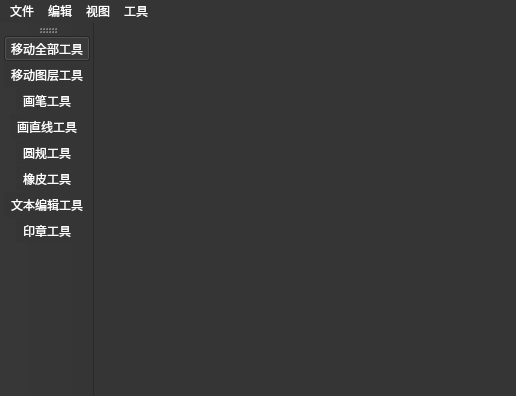
<?xml version="1.0" encoding="UTF-8"?>
<ui version="4.0">
 <class>MainWindow</class>
 <widget class="QMainWindow" name="MainWindow">
  <property name="geometry">
   <rect>
    <x>0</x>
    <y>0</y>
    <width>516</width>
    <height>396</height>
   </rect>
  </property>
  <property name="windowTitle">
   <string>东川图片编辑器</string>
  </property>
  <property name="windowIcon">
   <iconset resource="Resource/rc.qrc">
    <normaloff>:/AppIcon.png</normaloff>:/AppIcon.png</iconset>
  </property>
  <property name="styleSheet">
   <string notr="true">*
{
    background-color:rgb(53,53,53);
    selection-background-color:rgb(0,170,255);
    color:rgb(255,255,255);
    font: 12pt &quot;HarmonyOS Sans SC&quot;;
    font: 12pt &quot;楷体&quot;;
}

QTabBar::tab
{
    background-color:rgb(60,60,60);
    color:rgb(255,255,255);
}

QMenuBar::item:selected
{
    background-color:rgb(0,170,255);
}</string>
  </property>
  <widget class="QWidget" name="centralWidget"/>
  <widget class="QMenuBar" name="menuBar">
   <property name="geometry">
    <rect>
     <x>0</x>
     <y>0</y>
     <width>516</width>
     <height>17</height>
    </rect>
   </property>
   <widget class="QMenu" name="menuFile">
    <property name="title">
     <string>文件</string>
    </property>
    <addaction name="actionNew"/>
    <addaction name="actionOpen"/>
    <addaction name="separator"/>
    <addaction name="actionSave"/>
    <addaction name="actionExport"/>
    <addaction name="separator"/>
    <addaction name="actionPrint"/>
    <addaction name="separator"/>
    <addaction name="actionExit"/>
   </widget>
   <widget class="QMenu" name="menuView">
    <property name="title">
     <string>视图</string>
    </property>
    <addaction name="actionShrink"/>
    <addaction name="actionExpand"/>
    <addaction name="actionFitOnScreen"/>
    <addaction name="action100Per"/>
    <addaction name="actionMoveTo0"/>
   </widget>
   <widget class="QMenu" name="menuTools">
    <property name="title">
     <string>工具</string>
    </property>
    <addaction name="actionToolMoveAll"/>
    <addaction name="actionToolMoveLayer"/>
    <addaction name="separator"/>
    <addaction name="actionToolBrush"/>
    <addaction name="actionToolDrawLine"/>
    <addaction name="actionDrawCircle"/>
    <addaction name="actionToolEraser"/>
    <addaction name="separator"/>
    <addaction name="actionToolTextEditor"/>
    <addaction name="separator"/>
    <addaction name="actionToolSeal"/>
   </widget>
   <widget class="QMenu" name="menuEdit">
    <property name="title">
     <string>编辑</string>
    </property>
    <addaction name="actionUndo"/>
    <addaction name="actionRedo"/>
    <addaction name="separator"/>
    <addaction name="actionHorizontalFold"/>
    <addaction name="actionVerticalFold"/>
    <addaction name="separator"/>
    <addaction name="actionClockwiseRotation90Dgr"/>
    <addaction name="actionCounterClockwiseRotation90Dgr"/>
    <addaction name="actionClockwiseRotation180Dgr"/>
    <addaction name="actionClockwiseRotationAnyDgr"/>
    <addaction name="separator"/>
    <addaction name="actionFreeTransform"/>
   </widget>
   <widget class="QMenu" name="menuHide">
    <property name="enabled">
     <bool>true</bool>
    </property>
    <property name="title">
     <string> </string>
    </property>
    <addaction name="actionToolShrink"/>
    <addaction name="actionToolExpand"/>
   </widget>
   <addaction name="menuFile"/>
   <addaction name="menuEdit"/>
   <addaction name="menuView"/>
   <addaction name="menuTools"/>
   <addaction name="menuHide"/>
  </widget>
  <widget class="QToolBar" name="toolBar">
   <property name="windowTitle">
    <string>工具栏</string>
   </property>
   <attribute name="toolBarArea">
    <enum>LeftToolBarArea</enum>
   </attribute>
   <attribute name="toolBarBreak">
    <bool>false</bool>
   </attribute>
   <addaction name="actionToolMoveAll"/>
   <addaction name="actionToolMoveLayer"/>
   <addaction name="actionToolBrush"/>
   <addaction name="actionToolDrawLine"/>
   <addaction name="actionDrawCircle"/>
   <addaction name="actionToolEraser"/>
   <addaction name="actionToolTextEditor"/>
   <addaction name="actionToolSeal"/>
  </widget>
  <action name="actionNew">
   <property name="icon">
    <iconset resource="Resource/rc.qrc">
     <normaloff>:/ActionIcon/ActionNew.png</normaloff>:/ActionIcon/ActionNew.png</iconset>
   </property>
   <property name="text">
    <string>新建</string>
   </property>
   <property name="shortcut">
    <string>Ctrl+N</string>
   </property>
  </action>
  <action name="actionOpen">
   <property name="icon">
    <iconset resource="Resource/rc.qrc">
     <normaloff>:/ActionIcon/ActionOpen.png</normaloff>:/ActionIcon/ActionOpen.png</iconset>
   </property>
   <property name="text">
    <string>打开</string>
   </property>
   <property name="shortcut">
    <string>Ctrl+O</string>
   </property>
  </action>
  <action name="actionSave">
   <property name="icon">
    <iconset resource="Resource/rc.qrc">
     <normaloff>:/ActionIcon/ActionSave.png</normaloff>:/ActionIcon/ActionSave.png</iconset>
   </property>
   <property name="text">
    <string>保存</string>
   </property>
   <property name="shortcut">
    <string>Ctrl+S</string>
   </property>
  </action>
  <action name="actionExport">
   <property name="icon">
    <iconset resource="Resource/rc.qrc">
     <normaloff>:/ActionIcon/ActionExport.png</normaloff>:/ActionIcon/ActionExport.png</iconset>
   </property>
   <property name="text">
    <string>导出</string>
   </property>
   <property name="shortcut">
    <string>Ctrl+E</string>
   </property>
  </action>
  <action name="actionExit">
   <property name="icon">
    <iconset resource="Resource/rc.qrc">
     <normaloff>:/ActionIcon/ActionExit.png</normaloff>:/ActionIcon/ActionExit.png</iconset>
   </property>
   <property name="text">
    <string>退出</string>
   </property>
   <property name="shortcut">
    <string>Ctrl+Q</string>
   </property>
  </action>
  <action name="actionShrink">
   <property name="icon">
    <iconset resource="Resource/rc.qrc">
     <normaloff>:/ActionIcon/ActionShrink.png</normaloff>:/ActionIcon/ActionShrink.png</iconset>
   </property>
   <property name="text">
    <string>缩小</string>
   </property>
   <property name="shortcut">
    <string>Ctrl+-</string>
   </property>
  </action>
  <action name="actionExpand">
   <property name="icon">
    <iconset resource="Resource/rc.qrc">
     <normaloff>:/ActionIcon/ActionExpand.png</normaloff>:/ActionIcon/ActionExpand.png</iconset>
   </property>
   <property name="text">
    <string>放大</string>
   </property>
   <property name="shortcut">
    <string>Ctrl+=</string>
   </property>
  </action>
  <action name="actionToolMoveAll">
   <property name="checkable">
    <bool>true</bool>
   </property>
   <property name="checked">
    <bool>true</bool>
   </property>
   <property name="icon">
    <iconset resource="Resource/rc.qrc">
     <normaloff>:/ToolIcon/MoveAll.png</normaloff>
     <normalon>:/ToolIcon/MoveAll1.png</normalon>:/ToolIcon/MoveAll.png</iconset>
   </property>
   <property name="text">
    <string>移动全部工具</string>
   </property>
   <property name="toolTip">
    <string>&lt;html&gt;&lt;head/&gt;&lt;body&gt;&lt;p&gt;&lt;span style=&quot; color:#000000;&quot;&gt;移动全部工具&lt;/span&gt;&lt;/p&gt;&lt;/body&gt;&lt;/html&gt;</string>
   </property>
   <property name="shortcut">
    <string>Space</string>
   </property>
  </action>
  <action name="actionToolMoveLayer">
   <property name="checkable">
    <bool>true</bool>
   </property>
   <property name="icon">
    <iconset resource="Resource/rc.qrc">
     <normaloff>:/ToolIcon/MoveLayer.png</normaloff>
     <normalon>:/ToolIcon/MoveLayer1.png</normalon>:/ToolIcon/MoveLayer.png</iconset>
   </property>
   <property name="text">
    <string>移动图层工具</string>
   </property>
   <property name="toolTip">
    <string>&lt;html&gt;&lt;head/&gt;&lt;body&gt;&lt;p&gt;&lt;span style=&quot; color:#000000;&quot;&gt;移动图层工具&lt;/span&gt;&lt;/p&gt;&lt;/body&gt;&lt;/html&gt;</string>
   </property>
   <property name="shortcut">
    <string>M</string>
   </property>
  </action>
  <action name="actionToolBrush">
   <property name="checkable">
    <bool>true</bool>
   </property>
   <property name="icon">
    <iconset resource="Resource/rc.qrc">
     <normaloff>:/ToolIcon/Brush.png</normaloff>
     <normalon>:/ToolIcon/Brush1.png</normalon>:/ToolIcon/Brush.png</iconset>
   </property>
   <property name="text">
    <string>画笔工具</string>
   </property>
   <property name="toolTip">
    <string>&lt;html&gt;&lt;head/&gt;&lt;body&gt;&lt;p&gt;&lt;span style=&quot; color:#000000;&quot;&gt;画笔工具&lt;/span&gt;&lt;/p&gt;&lt;/body&gt;&lt;/html&gt;</string>
   </property>
   <property name="shortcut">
    <string>B</string>
   </property>
  </action>
  <action name="actionToolEraser">
   <property name="checkable">
    <bool>true</bool>
   </property>
   <property name="icon">
    <iconset resource="Resource/rc.qrc">
     <normaloff>:/ToolIcon/Eraser.png</normaloff>
     <normalon>:/ToolIcon/Eraser1.png</normalon>:/ToolIcon/Eraser.png</iconset>
   </property>
   <property name="text">
    <string>橡皮工具</string>
   </property>
   <property name="toolTip">
    <string>&lt;html&gt;&lt;head/&gt;&lt;body&gt;&lt;p&gt;&lt;span style=&quot; color:#000000;&quot;&gt;橡皮工具&lt;/span&gt;&lt;/p&gt;&lt;/body&gt;&lt;/html&gt;</string>
   </property>
   <property name="shortcut">
    <string>E</string>
   </property>
  </action>
  <action name="actionToolTextEditor">
   <property name="checkable">
    <bool>true</bool>
   </property>
   <property name="icon">
    <iconset resource="Resource/rc.qrc">
     <normaloff>:/ToolIcon/TextEditor.png</normaloff>
     <normalon>:/ToolIcon/TextEditor1.png</normalon>:/ToolIcon/TextEditor.png</iconset>
   </property>
   <property name="text">
    <string>文本编辑工具</string>
   </property>
   <property name="toolTip">
    <string>&lt;html&gt;&lt;head/&gt;&lt;body&gt;&lt;p&gt;&lt;span style=&quot; color:#000000;&quot;&gt;文本编辑工具&lt;/span&gt;&lt;/p&gt;&lt;/body&gt;&lt;/html&gt;</string>
   </property>
   <property name="shortcut">
    <string>T</string>
   </property>
  </action>
  <action name="actionToolSeal">
   <property name="checkable">
    <bool>true</bool>
   </property>
   <property name="icon">
    <iconset resource="Resource/rc.qrc">
     <normaloff>:/ToolIcon/Seal.png</normaloff>
     <normalon>:/ToolIcon/Seal1.png</normalon>:/ToolIcon/Seal.png</iconset>
   </property>
   <property name="text">
    <string>印章工具</string>
   </property>
   <property name="toolTip">
    <string>&lt;html&gt;&lt;head/&gt;&lt;body&gt;&lt;p&gt;&lt;span style=&quot;color:#000000;&quot;&gt;印章工具&lt;/span&gt;&lt;/p&gt;&lt;/body&gt;&lt;/html&gt;</string>
   </property>
   <property name="shortcut">
    <string>S</string>
   </property>
  </action>
  <action name="actionFitOnScreen">
   <property name="icon">
    <iconset resource="Resource/rc.qrc">
     <normaloff>:/ActionIcon/ActionFitOnScreen.png</normaloff>:/ActionIcon/ActionFitOnScreen.png</iconset>
   </property>
   <property name="text">
    <string>按屏幕大小缩放</string>
   </property>
   <property name="shortcut">
    <string>Ctrl+0</string>
   </property>
  </action>
  <action name="action100Per">
   <property name="icon">
    <iconset resource="Resource/rc.qrc">
     <normaloff>:/ActionIcon/Action100Per.png</normaloff>:/ActionIcon/Action100Per.png</iconset>
   </property>
   <property name="text">
    <string>100%</string>
   </property>
   <property name="shortcut">
    <string>Ctrl+1</string>
   </property>
  </action>
  <action name="actionMoveTo0">
   <property name="icon">
    <iconset resource="Resource/rc.qrc">
     <normaloff>:/ActionIcon/ActionMoveTo0.png</normaloff>:/ActionIcon/ActionMoveTo0.png</iconset>
   </property>
   <property name="text">
    <string>回到原位</string>
   </property>
   <property name="shortcut">
    <string>Ctrl+Alt+O</string>
   </property>
  </action>
  <action name="actionFreeTransform">
   <property name="icon">
    <iconset resource="Resource/rc.qrc">
     <normaloff>:/ActionIcon/ActionFreeTransform.png</normaloff>:/ActionIcon/ActionFreeTransform.png</iconset>
   </property>
   <property name="text">
    <string>自由变换</string>
   </property>
   <property name="shortcut">
    <string>Ctrl+T</string>
   </property>
  </action>
  <action name="actionUndo">
   <property name="icon">
    <iconset resource="Resource/rc.qrc">
     <normaloff>:/ActionIcon/ActionUndo.png</normaloff>:/ActionIcon/ActionUndo.png</iconset>
   </property>
   <property name="text">
    <string>撤销</string>
   </property>
   <property name="shortcut">
    <string>Ctrl+Z</string>
   </property>
  </action>
  <action name="actionRedo">
   <property name="icon">
    <iconset resource="Resource/rc.qrc">
     <normaloff>:/ActionIcon/ActionRedo.png</normaloff>:/ActionIcon/ActionRedo.png</iconset>
   </property>
   <property name="text">
    <string>恢复</string>
   </property>
   <property name="shortcut">
    <string>Ctrl+Y</string>
   </property>
  </action>
  <action name="actionHorizontalFold">
   <property name="icon">
    <iconset resource="Resource/rc.qrc">
     <normaloff>:/ActionIcon/HorizontalFold.png</normaloff>:/ActionIcon/HorizontalFold.png</iconset>
   </property>
   <property name="text">
    <string>水平翻折</string>
   </property>
   <property name="shortcut">
    <string>Ctrl+Alt+H</string>
   </property>
  </action>
  <action name="actionVerticalFold">
   <property name="icon">
    <iconset resource="Resource/rc.qrc">
     <normaloff>:/ActionIcon/VerticalFold.png</normaloff>:/ActionIcon/VerticalFold.png</iconset>
   </property>
   <property name="text">
    <string>垂直翻折</string>
   </property>
   <property name="shortcut">
    <string>Ctrl+Alt+V</string>
   </property>
  </action>
  <action name="actionClockwiseRotation90Dgr">
   <property name="icon">
    <iconset resource="Resource/rc.qrc">
     <normaloff>:/ActionIcon/ClockwiseRotation90Dgr.png</normaloff>:/ActionIcon/ClockwiseRotation90Dgr.png</iconset>
   </property>
   <property name="text">
    <string>顺时针旋转90°</string>
   </property>
  </action>
  <action name="actionCounterClockwiseRotation90Dgr">
   <property name="icon">
    <iconset resource="Resource/rc.qrc">
     <normaloff>:/ActionIcon/CounterClockwiseRotation90Dgr.png</normaloff>:/ActionIcon/CounterClockwiseRotation90Dgr.png</iconset>
   </property>
   <property name="text">
    <string>逆时针旋转90°</string>
   </property>
  </action>
  <action name="actionClockwiseRotation180Dgr">
   <property name="icon">
    <iconset resource="Resource/rc.qrc">
     <normaloff>:/ActionIcon/ClockwiseRotation180Dgr.png</normaloff>:/ActionIcon/ClockwiseRotation180Dgr.png</iconset>
   </property>
   <property name="text">
    <string>顺时针旋转180°</string>
   </property>
  </action>
  <action name="actionClockwiseRotationAnyDgr">
   <property name="icon">
    <iconset resource="Resource/rc.qrc">
     <normaloff>:/ActionIcon/ClockwiseRotationAnyDgr.png</normaloff>:/ActionIcon/ClockwiseRotationAnyDgr.png</iconset>
   </property>
   <property name="text">
    <string>任意旋转</string>
   </property>
  </action>
  <action name="actionToolDrawLine">
   <property name="checkable">
    <bool>true</bool>
   </property>
   <property name="icon">
    <iconset resource="Resource/rc.qrc">
     <normaloff>:/ToolIcon/DrawLine.png</normaloff>
     <normalon>:/ToolIcon/DrawLine1.png</normalon>:/ToolIcon/DrawLine.png</iconset>
   </property>
   <property name="text">
    <string>画直线工具</string>
   </property>
   <property name="toolTip">
    <string>&lt;html&gt;&lt;head/&gt;&lt;body&gt;&lt;p&gt;&lt;span style=&quot; color:#000000;&quot;&gt;画直线工具&lt;/span&gt;&lt;/p&gt;&lt;/body&gt;&lt;/html&gt;</string>
   </property>
   <property name="shortcut">
    <string>L</string>
   </property>
  </action>
  <action name="actionDrawCircle">
   <property name="checkable">
    <bool>true</bool>
   </property>
   <property name="icon">
    <iconset resource="Resource/rc.qrc">
     <normaloff>:/ToolIcon/DrawCircle.png</normaloff>
     <normalon>:/ToolIcon/DrawCircle1.png</normalon>:/ToolIcon/DrawCircle.png</iconset>
   </property>
   <property name="text">
    <string>圆规工具</string>
   </property>
   <property name="shortcut">
    <string>C</string>
   </property>
  </action>
  <action name="actionPrint">
   <property name="icon">
    <iconset resource="Resource/rc.qrc">
     <normaloff>:/ActionIcon/ActionPrint.png</normaloff>:/ActionIcon/ActionPrint.png</iconset>
   </property>
   <property name="text">
    <string>打印</string>
   </property>
   <property name="shortcut">
    <string>Ctrl+P</string>
   </property>
  </action>
  <action name="actionToolShrink">
   <property name="enabled">
    <bool>true</bool>
   </property>
   <property name="text">
    <string> </string>
   </property>
   <property name="shortcut">
    <string>[</string>
   </property>
  </action>
  <action name="actionToolExpand">
   <property name="text">
    <string> </string>
   </property>
   <property name="shortcut">
    <string>]</string>
   </property>
  </action>
 </widget>
 <layoutdefault spacing="6" margin="11"/>
 <resources>
  <include location="Resource/rc.qrc"/>
 </resources>
 <connections/>
</ui>
